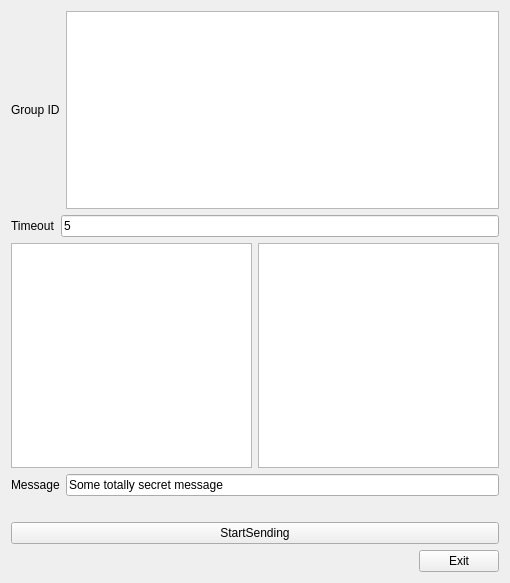
<?xml version="1.0" encoding="UTF-8"?>
<ui version="4.0">
 <class>SendGroupsDialog</class>
 <widget class="QWidget" name="SendGroupsDialog">
  <property name="geometry">
   <rect>
    <x>0</x>
    <y>0</y>
    <width>510</width>
    <height>583</height>
   </rect>
  </property>
  <property name="windowTitle">
   <string>Send messages in groups</string>
  </property>
  <layout class="QVBoxLayout" name="verticalLayout_2">
   <item>
    <layout class="QVBoxLayout" name="verticalLayout">
     <item>
      <layout class="QHBoxLayout" name="horizontalLayout_6">
       <item>
        <widget class="QLabel" name="lblGroupIds">
         <property name="text">
          <string>Group ID</string>
         </property>
        </widget>
       </item>
       <item>
        <widget class="QListView" name="list"/>
       </item>
      </layout>
     </item>
     <item>
      <layout class="QHBoxLayout" name="horizontalLayout_2">
       <item>
        <widget class="QLabel" name="label">
         <property name="text">
          <string>Timeout</string>
         </property>
        </widget>
       </item>
       <item>
        <widget class="QLineEdit" name="editTimeOut">
         <property name="sizePolicy">
          <sizepolicy hsizetype="Expanding" vsizetype="Fixed">
           <horstretch>0</horstretch>
           <verstretch>0</verstretch>
          </sizepolicy>
         </property>
         <property name="text">
          <string>5</string>
         </property>
        </widget>
       </item>
      </layout>
     </item>
    </layout>
   </item>
   <item>
    <layout class="QHBoxLayout" name="horizontalLayout_5">
     <item>
      <widget class="QGraphicsView" name="graphicsView_2"/>
     </item>
     <item>
      <widget class="QGraphicsView" name="graphicsView"/>
     </item>
    </layout>
   </item>
   <item>
    <layout class="QHBoxLayout" name="horizontalLayout_4">
     <item>
      <widget class="QLabel" name="lblMessage">
       <property name="text">
        <string>Message</string>
       </property>
      </widget>
     </item>
     <item>
      <widget class="QLineEdit" name="editMessage">
       <property name="text">
        <string>Some totally secret message</string>
       </property>
      </widget>
     </item>
    </layout>
   </item>
   <item>
    <widget class="QLabel" name="lblStatus">
     <property name="text">
      <string/>
     </property>
    </widget>
   </item>
   <item>
    <layout class="QHBoxLayout" name="horizontalLayout_3">
     <item>
      <widget class="QPushButton" name="btnSend">
       <property name="text">
        <string>StartSending</string>
       </property>
      </widget>
     </item>
    </layout>
   </item>
   <item>
    <layout class="QHBoxLayout" name="horizontalLayout">
     <item>
      <spacer name="horizontalSpacer_3">
       <property name="orientation">
        <enum>Qt::Horizontal</enum>
       </property>
       <property name="sizeHint" stdset="0">
        <size>
         <width>40</width>
         <height>20</height>
        </size>
       </property>
      </spacer>
     </item>
     <item>
      <widget class="QPushButton" name="btnExit">
       <property name="text">
        <string>Exit</string>
       </property>
      </widget>
     </item>
    </layout>
   </item>
  </layout>
 </widget>
 <resources/>
 <connections>
  <connection>
   <sender>btnExit</sender>
   <signal>clicked()</signal>
   <receiver>SendGroupsDialog</receiver>
   <slot>close()</slot>
   <hints>
    <hint type="sourcelabel">
     <x>393</x>
     <y>396</y>
    </hint>
    <hint type="destinationlabel">
     <x>217</x>
     <y>212</y>
    </hint>
   </hints>
  </connection>
 </connections>
</ui>
